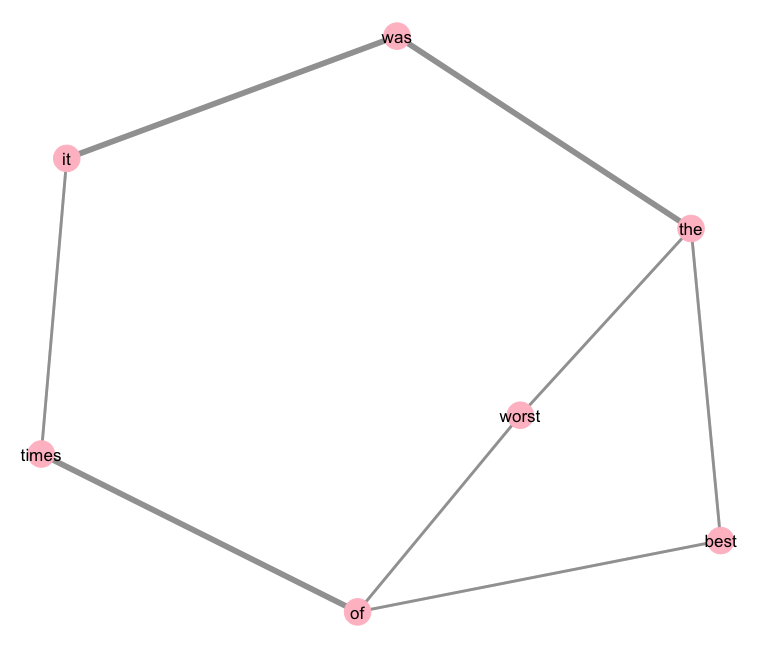

Here is the R script that generated this plot:
#%%%%%%%%%%%%%%%%%%%%%%%%%%%%%%%%%%%%%%%%%%%%%%%%%%%%%%%%%%%%%%%%%%%%

# R code to reproduce Figure 10.8 from the book by 
# J.S. Marron and Ian L. Dryden on Object Oriented Data Analysis

# Requires the network and GGally libraries installing

#%%%%%%%%%%%%%%%%%%%%%%%%%%%%%%%%%%%%%%%%%%%%%%%%%%%%%%%%%%%%%%%%%%%%

library(network)
library(GGally)

words<-c("it","was","the","best","worst","of","times")
GL<-matrix(c( 3,-2,0,0,0,0,-1,
              -2,4,-2,0,0,0,0,
              0,-2,4,-1,-1,0,0,
              0,0,-1,2,0,-1,0,
              0,0,-1,0,2,-1,0,
              0,0,0,-1,-1,4,-2,
              -1,0,0,0,0,-2,3),7,7)

A<-  -GL + diag(diag(GL)) 

ggn<-network(A,ignore.eval=FALSE,names.eval="weights")
set.seed(3)
plot(ggnet2(ggn,edge.alpha=0.5,label=words,edge.size="weights",color="pink"))
